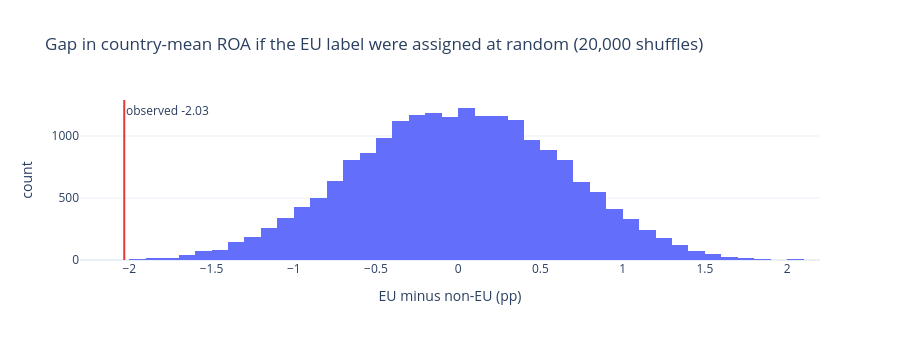

The cell this chart's notebook holds for it:
### Markdown cell above
## 2 · Primary test

### Code cell
primary = compare.compare_groups(fy, NON_EU, EU, B=1999)       # difference = EU minus non-EU
print(f"EU minus non-EU: {primary['diff']:+.2f} pp ROA (95% CI {primary['ci_low']:+.2f} to {primary['ci_high']:+.2f})")
print(f"p (wild cluster bootstrap) = {primary['p_wild']:.4f} | p (cluster-robust) = {primary['p_cluster']:.4f} | p (country permutation) = {primary['p_perm']:.4f}")
print(f"Raw means (no controls): non-EU {primary['raw_mean_a']:.2f} pp, EU {primary['raw_mean_b']:.2f} pp | {primary['countries_a']} non-EU and {primary['countries_b']} EU countries, {primary['firm_years_a'] + primary['firm_years_b']:,} company-years")
print("Warnings:", primary["warnings"] or "none")

# what the permutation test does: shuffle the EU label over the 34 countries and see how often a gap this large appears
rng = np.random.default_rng(0)
m = primary["country_means"]; lab = m.index.isin(EU)
null = np.array([(lambda p: m.values[p].mean() - m.values[~p].mean())(rng.permutation(lab)) for _ in range(20000)])
obs = m[lab].mean() - m[~lab].mean()
fig = px.histogram(x=null, nbins=60, title="Gap in country-mean ROA if the EU label were assigned at random (20,000 shuffles)", labels={"x": "EU minus non-EU (pp)"})
fig.add_vline(x=obs, line_color="#e53935", annotation_text=f"observed {obs:+.2f}"); fig.update_layout(height=340, showlegend=False); fig.show()

### Figure 1 — Plotly figure (JSON) as saved in the notebook; plotly's stock layout.template omitted (floating-point values rounded to 4 significant figures; data arrays with more than 128 entries replaced by an {"elided": "..."} marker saying what was removed)
{"data": [{"bingroup": "x", "hovertemplate": "EU minus non-EU (pp)=%{x}<br>count=%{y}<extra></extra>", "legendgroup": "", "marker": {"color": "#636efa", "pattern": {"shape": ""}}, "name": "", "nbinsx": 60, "orientation": "v", "showlegend": false, "type": "histogram", "x": {"elided": "20000 float values"}, "xaxis": "x", "yaxis": "y"}], "layout": {"annotations": [{"showarrow": false, "text": "observed -2.03", "x": -2.031, "xanchor": "left", "xref": "x", "y": 1, "yanchor": "top", "yref": "y domain"}], "barmode": "relative", "height": 340, "legend": {"tracegroupgap": 0}, "shapes": [{"line": {"color": "#e53935"}, "type": "line", "x0": -2.031, "x1": -2.031, "xref": "x", "y0": 0, "y1": 1, "yref": "y domain"}], "showlegend": false, "title": {"text": "Gap in country-mean ROA if the EU label were assigned at random (20,000 shuffles)"}, "xaxis": {"anchor": "y", "domain": [0, 1], "title": {"text": "EU minus non-EU (pp)"}}, "yaxis": {"anchor": "x", "domain": [0, 1], "title": {"text": "count"}}}}
